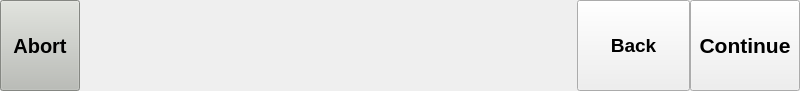
<?xml version="1.0" encoding="UTF-8"?>
<ui version="4.0">
 <class>Form</class>
 <widget class="QWidget" name="Form">
  <property name="geometry">
   <rect>
    <x>0</x>
    <y>0</y>
    <width>800</width>
    <height>91</height>
   </rect>
  </property>
  <property name="windowTitle">
   <string>Form</string>
  </property>
  <layout class="QHBoxLayout" name="horizontalLayout">
   <property name="spacing">
    <number>0</number>
   </property>
   <property name="leftMargin">
    <number>0</number>
   </property>
   <property name="topMargin">
    <number>0</number>
   </property>
   <property name="rightMargin">
    <number>0</number>
   </property>
   <property name="bottomMargin">
    <number>0</number>
   </property>
   <item>
    <widget class="QPushButton" name="button_cancel">
     <property name="sizePolicy">
      <sizepolicy hsizetype="Minimum" vsizetype="Expanding">
       <horstretch>0</horstretch>
       <verstretch>0</verstretch>
      </sizepolicy>
     </property>
     <property name="maximumSize">
      <size>
       <width>114</width>
       <height>16777215</height>
      </size>
     </property>
     <property name="palette">
      <palette>
       <active>
        <colorrole role="WindowText">
         <brush brushstyle="SolidPattern">
          <color alpha="255">
           <red>0</red>
           <green>0</green>
           <blue>0</blue>
          </color>
         </brush>
        </colorrole>
        <colorrole role="Button">
         <brush brushstyle="SolidPattern">
          <color alpha="255">
           <red>186</red>
           <green>189</green>
           <blue>182</blue>
          </color>
         </brush>
        </colorrole>
        <colorrole role="Light">
         <brush brushstyle="SolidPattern">
          <color alpha="255">
           <red>255</red>
           <green>255</green>
           <blue>255</blue>
          </color>
         </brush>
        </colorrole>
        <colorrole role="Midlight">
         <brush brushstyle="SolidPattern">
          <color alpha="255">
           <red>220</red>
           <green>222</green>
           <blue>218</blue>
          </color>
         </brush>
        </colorrole>
        <colorrole role="Dark">
         <brush brushstyle="SolidPattern">
          <color alpha="255">
           <red>93</red>
           <green>94</green>
           <blue>91</blue>
          </color>
         </brush>
        </colorrole>
        <colorrole role="Mid">
         <brush brushstyle="SolidPattern">
          <color alpha="255">
           <red>124</red>
           <green>126</green>
           <blue>121</blue>
          </color>
         </brush>
        </colorrole>
        <colorrole role="Text">
         <brush brushstyle="SolidPattern">
          <color alpha="255">
           <red>0</red>
           <green>0</green>
           <blue>0</blue>
          </color>
         </brush>
        </colorrole>
        <colorrole role="BrightText">
         <brush brushstyle="SolidPattern">
          <color alpha="255">
           <red>255</red>
           <green>255</green>
           <blue>255</blue>
          </color>
         </brush>
        </colorrole>
        <colorrole role="ButtonText">
         <brush brushstyle="SolidPattern">
          <color alpha="255">
           <red>0</red>
           <green>0</green>
           <blue>0</blue>
          </color>
         </brush>
        </colorrole>
        <colorrole role="Base">
         <brush brushstyle="SolidPattern">
          <color alpha="255">
           <red>255</red>
           <green>255</green>
           <blue>255</blue>
          </color>
         </brush>
        </colorrole>
        <colorrole role="Window">
         <brush brushstyle="SolidPattern">
          <color alpha="255">
           <red>186</red>
           <green>189</green>
           <blue>182</blue>
          </color>
         </brush>
        </colorrole>
        <colorrole role="Shadow">
         <brush brushstyle="SolidPattern">
          <color alpha="255">
           <red>0</red>
           <green>0</green>
           <blue>0</blue>
          </color>
         </brush>
        </colorrole>
        <colorrole role="AlternateBase">
         <brush brushstyle="SolidPattern">
          <color alpha="255">
           <red>220</red>
           <green>222</green>
           <blue>218</blue>
          </color>
         </brush>
        </colorrole>
        <colorrole role="ToolTipBase">
         <brush brushstyle="SolidPattern">
          <color alpha="255">
           <red>255</red>
           <green>255</green>
           <blue>220</blue>
          </color>
         </brush>
        </colorrole>
        <colorrole role="ToolTipText">
         <brush brushstyle="SolidPattern">
          <color alpha="255">
           <red>0</red>
           <green>0</green>
           <blue>0</blue>
          </color>
         </brush>
        </colorrole>
       </active>
       <inactive>
        <colorrole role="WindowText">
         <brush brushstyle="SolidPattern">
          <color alpha="255">
           <red>0</red>
           <green>0</green>
           <blue>0</blue>
          </color>
         </brush>
        </colorrole>
        <colorrole role="Button">
         <brush brushstyle="SolidPattern">
          <color alpha="255">
           <red>186</red>
           <green>189</green>
           <blue>182</blue>
          </color>
         </brush>
        </colorrole>
        <colorrole role="Light">
         <brush brushstyle="SolidPattern">
          <color alpha="255">
           <red>255</red>
           <green>255</green>
           <blue>255</blue>
          </color>
         </brush>
        </colorrole>
        <colorrole role="Midlight">
         <brush brushstyle="SolidPattern">
          <color alpha="255">
           <red>220</red>
           <green>222</green>
           <blue>218</blue>
          </color>
         </brush>
        </colorrole>
        <colorrole role="Dark">
         <brush brushstyle="SolidPattern">
          <color alpha="255">
           <red>93</red>
           <green>94</green>
           <blue>91</blue>
          </color>
         </brush>
        </colorrole>
        <colorrole role="Mid">
         <brush brushstyle="SolidPattern">
          <color alpha="255">
           <red>124</red>
           <green>126</green>
           <blue>121</blue>
          </color>
         </brush>
        </colorrole>
        <colorrole role="Text">
         <brush brushstyle="SolidPattern">
          <color alpha="255">
           <red>0</red>
           <green>0</green>
           <blue>0</blue>
          </color>
         </brush>
        </colorrole>
        <colorrole role="BrightText">
         <brush brushstyle="SolidPattern">
          <color alpha="255">
           <red>255</red>
           <green>255</green>
           <blue>255</blue>
          </color>
         </brush>
        </colorrole>
        <colorrole role="ButtonText">
         <brush brushstyle="SolidPattern">
          <color alpha="255">
           <red>0</red>
           <green>0</green>
           <blue>0</blue>
          </color>
         </brush>
        </colorrole>
        <colorrole role="Base">
         <brush brushstyle="SolidPattern">
          <color alpha="255">
           <red>255</red>
           <green>255</green>
           <blue>255</blue>
          </color>
         </brush>
        </colorrole>
        <colorrole role="Window">
         <brush brushstyle="SolidPattern">
          <color alpha="255">
           <red>186</red>
           <green>189</green>
           <blue>182</blue>
          </color>
         </brush>
        </colorrole>
        <colorrole role="Shadow">
         <brush brushstyle="SolidPattern">
          <color alpha="255">
           <red>0</red>
           <green>0</green>
           <blue>0</blue>
          </color>
         </brush>
        </colorrole>
        <colorrole role="AlternateBase">
         <brush brushstyle="SolidPattern">
          <color alpha="255">
           <red>220</red>
           <green>222</green>
           <blue>218</blue>
          </color>
         </brush>
        </colorrole>
        <colorrole role="ToolTipBase">
         <brush brushstyle="SolidPattern">
          <color alpha="255">
           <red>255</red>
           <green>255</green>
           <blue>220</blue>
          </color>
         </brush>
        </colorrole>
        <colorrole role="ToolTipText">
         <brush brushstyle="SolidPattern">
          <color alpha="255">
           <red>0</red>
           <green>0</green>
           <blue>0</blue>
          </color>
         </brush>
        </colorrole>
       </inactive>
       <disabled>
        <colorrole role="WindowText">
         <brush brushstyle="SolidPattern">
          <color alpha="255">
           <red>93</red>
           <green>94</green>
           <blue>91</blue>
          </color>
         </brush>
        </colorrole>
        <colorrole role="Button">
         <brush brushstyle="SolidPattern">
          <color alpha="255">
           <red>186</red>
           <green>189</green>
           <blue>182</blue>
          </color>
         </brush>
        </colorrole>
        <colorrole role="Light">
         <brush brushstyle="SolidPattern">
          <color alpha="255">
           <red>255</red>
           <green>255</green>
           <blue>255</blue>
          </color>
         </brush>
        </colorrole>
        <colorrole role="Midlight">
         <brush brushstyle="SolidPattern">
          <color alpha="255">
           <red>220</red>
           <green>222</green>
           <blue>218</blue>
          </color>
         </brush>
        </colorrole>
        <colorrole role="Dark">
         <brush brushstyle="SolidPattern">
          <color alpha="255">
           <red>93</red>
           <green>94</green>
           <blue>91</blue>
          </color>
         </brush>
        </colorrole>
        <colorrole role="Mid">
         <brush brushstyle="SolidPattern">
          <color alpha="255">
           <red>124</red>
           <green>126</green>
           <blue>121</blue>
          </color>
         </brush>
        </colorrole>
        <colorrole role="Text">
         <brush brushstyle="SolidPattern">
          <color alpha="255">
           <red>93</red>
           <green>94</green>
           <blue>91</blue>
          </color>
         </brush>
        </colorrole>
        <colorrole role="BrightText">
         <brush brushstyle="SolidPattern">
          <color alpha="255">
           <red>255</red>
           <green>255</green>
           <blue>255</blue>
          </color>
         </brush>
        </colorrole>
        <colorrole role="ButtonText">
         <brush brushstyle="SolidPattern">
          <color alpha="255">
           <red>93</red>
           <green>94</green>
           <blue>91</blue>
          </color>
         </brush>
        </colorrole>
        <colorrole role="Base">
         <brush brushstyle="SolidPattern">
          <color alpha="255">
           <red>186</red>
           <green>189</green>
           <blue>182</blue>
          </color>
         </brush>
        </colorrole>
        <colorrole role="Window">
         <brush brushstyle="SolidPattern">
          <color alpha="255">
           <red>186</red>
           <green>189</green>
           <blue>182</blue>
          </color>
         </brush>
        </colorrole>
        <colorrole role="Shadow">
         <brush brushstyle="SolidPattern">
          <color alpha="255">
           <red>0</red>
           <green>0</green>
           <blue>0</blue>
          </color>
         </brush>
        </colorrole>
        <colorrole role="AlternateBase">
         <brush brushstyle="SolidPattern">
          <color alpha="255">
           <red>186</red>
           <green>189</green>
           <blue>182</blue>
          </color>
         </brush>
        </colorrole>
        <colorrole role="ToolTipBase">
         <brush brushstyle="SolidPattern">
          <color alpha="255">
           <red>255</red>
           <green>255</green>
           <blue>220</blue>
          </color>
         </brush>
        </colorrole>
        <colorrole role="ToolTipText">
         <brush brushstyle="SolidPattern">
          <color alpha="255">
           <red>0</red>
           <green>0</green>
           <blue>0</blue>
          </color>
         </brush>
        </colorrole>
       </disabled>
      </palette>
     </property>
     <property name="font">
      <font>
       <pointsize>15</pointsize>
       <weight>75</weight>
       <bold>true</bold>
      </font>
     </property>
     <property name="text">
      <string>Abort</string>
     </property>
    </widget>
   </item>
   <item>
    <spacer name="horizontalSpacer">
     <property name="orientation">
      <enum>Qt::Horizontal</enum>
     </property>
     <property name="sizeHint" stdset="0">
      <size>
       <width>40</width>
       <height>20</height>
      </size>
     </property>
    </spacer>
   </item>
   <item>
    <widget class="QPushButton" name="button_back">
     <property name="sizePolicy">
      <sizepolicy hsizetype="Minimum" vsizetype="Expanding">
       <horstretch>0</horstretch>
       <verstretch>0</verstretch>
      </sizepolicy>
     </property>
     <property name="minimumSize">
      <size>
       <width>113</width>
       <height>0</height>
      </size>
     </property>
     <property name="maximumSize">
      <size>
       <width>170</width>
       <height>16777215</height>
      </size>
     </property>
     <property name="font">
      <font>
       <pointsize>14</pointsize>
       <weight>75</weight>
       <bold>true</bold>
      </font>
     </property>
     <property name="text">
      <string>Back</string>
     </property>
    </widget>
   </item>
   <item>
    <widget class="QPushButton" name="button_continue">
     <property name="sizePolicy">
      <sizepolicy hsizetype="Minimum" vsizetype="Expanding">
       <horstretch>0</horstretch>
       <verstretch>0</verstretch>
      </sizepolicy>
     </property>
     <property name="minimumSize">
      <size>
       <width>110</width>
       <height>0</height>
      </size>
     </property>
     <property name="maximumSize">
      <size>
       <width>180</width>
       <height>16777215</height>
      </size>
     </property>
     <property name="font">
      <font>
       <pointsize>16</pointsize>
       <weight>75</weight>
       <bold>true</bold>
      </font>
     </property>
     <property name="text">
      <string>Continue</string>
     </property>
    </widget>
   </item>
  </layout>
 </widget>
 <resources/>
 <connections/>
</ui>
